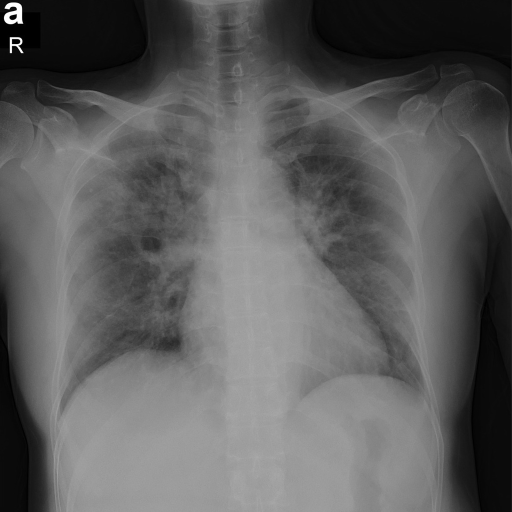
#> input picture 3.2022年学习/FractralDimensionSoftware/COVID-19-c/COVID-19/COVID-19 (2).png, 1024 x 1024 px, found by its file name (shown at 1/2 size)
$ python '1. GLCM（共生矩阵）.py'
#> lines starting #> are read from the running program, lines starting #| are printed output that depends on the picture; long printed decimals are rounded
#!/usr/bin/python
# -*- coding: UTF-8 -*-
import cv2
import math

# 定义最大灰度级数
gray_level = 16


def maxGrayLevel(img):
    max_gray_level = 0
    (height, width) = img.shape
    print(height, width)
    for y in range(height):
        for x in range(width):
            if img[y][x] > max_gray_level:
                max_gray_level = img[y][x]
    return max_gray_level + 1


def getGlcm(input, d_x, d_y):
    srcdata = input.copy()
    ret = [[0.0 for i in range(gray_level)] for j in range(gray_level)]
    (height, width) = input.shape

    max_gray_level = maxGrayLevel(input)

    # 若灰度级数大于gray_level，则将图像的灰度级缩小至gray_level，减小灰度共生矩阵的大小
    if max_gray_level > gray_level:
        for j in range(height):
            for i in range(width):
                srcdata[j][i] = srcdata[j][i] * gray_level / max_gray_level

    for j in range(height - d_y):
        for i in range(width - d_x):
            rows = srcdata[j][i]
            cols = srcdata[j + d_y][i + d_x]
            ret[rows][cols] += 1.0

    for i in range(gray_level):
        for j in range(gray_level):
            ret[i][j] /= float(height * width)

    return ret


def feature_computer(p):
    Con = 0.0
    Eng = 0.0
    Asm = 0.0
    Idm = 0.0
    for i in range(gray_level):
        for j in range(gray_level):
            Con += (i - j) * (i - j) * p[i][j]
            Asm += p[i][j] * p[i][j]
            Idm += p[i][j] / (1 + (i - j) * (i - j))
            if p[i][j] > 0.0:
                Eng += p[i][j] * math.log(p[i][j])
    return Asm, Con, -Eng, Idm


def get_another_fetures(image_name):
    img = cv2.imread(image_name)
    print(img)
    try:
        img_shape = img.shape
    except:
        print('mread error')
        return


    img = cv2.resize(img, (img_shape[1] / 2, img_shape[0] / 2), interpolation=cv2.INTER_CUBIC)

    img_gray = cv2.cvtColor(img, cv2.COLOR_BGR2GRAY)   #转为灰度图像

    glcm_0 = getGlcm(img_gray, 1, 0)
    # glcm_1=getGlcm(src_gray, 0,1)
    # glcm_2=getGlcm(src_gray, 1,1)
    # glcm_3=getGlcm(src_gray, -1,1)

    asm, con, eng, idm = feature_computer(glcm_0)

    return [asm, con, eng, idm]


if __name__ == '__main__':
    a = []
    result = get_another_fetures(r"C:\Users\Yan\Desktop\COVID-19\COVID-19 (2).png")
#> in get_another_fetures, img is the input picture: shape (1024, 1024, 3); min 0, max 255, mean 93.8
#> (printed output is left out)
#> in get_another_fetures, `img = cv2.resize(img, (img_shape[1] / 2, img_shape[0] / 2), interpolat..`:
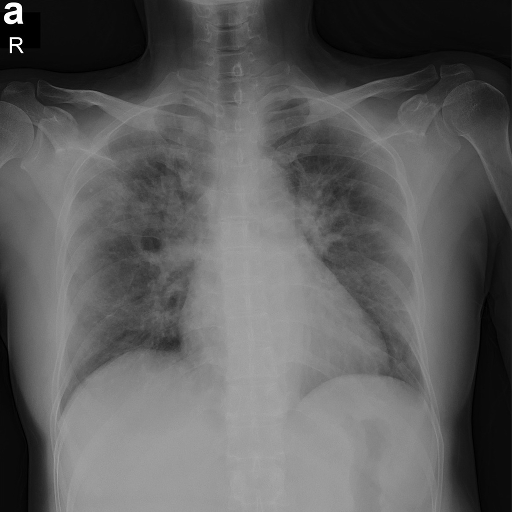
#> img: shape (512, 512, 3); min 0, max 255, mean 93.8
#| 512 512
#> after the loop in maxGrayLevel, `for y in range(height):`: max_gray_level = 255
#> in getGlcm, `max_gray_level = maxGrayLevel(input)`: max_gray_level = 256
#> after the loop in getGlcm, `for j in range(height - d_y):`: ret = 16 items
#> after the loop in feature_computer, `for i in range(gray_level):`: Asm = 0.0858; Con = 0.216; Eng = -2.76; Idm = 0.927
#> in get_another_fetures, `asm, con, eng, idm = feature_computer(glcm_0)`: asm = 0.0858; con = 0.216; eng = 2.76; idm = 0.927
#> result = [0.0858, 0.216, 2.76, 0.927]
    a.append(result)
    result1 = get_another_fetures(r"C:\Users\Yan\Desktop\COVID-19\COVID-19 (3).png")
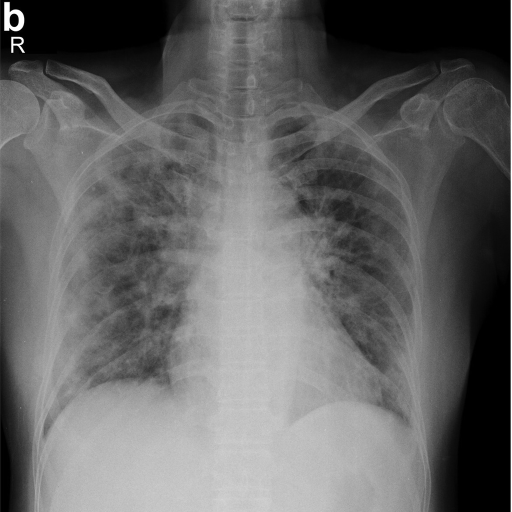
#> input picture 3.2022年学习/FractralDimensionSoftware/COVID-19-c/COVID-19/COVID-19 (3).png, 1024 x 1024 px, found by its file name (shown at 1/2 size)
#> in get_another_fetures, img is the input picture: shape (1024, 1024, 3); min 0, max 255, mean 101.6
#> (printed output is left out)
#> in get_another_fetures (call 2), `img = cv2.resize(img, (img_shape[1] / 2, img_shape[0] / 2), interpolat..`:
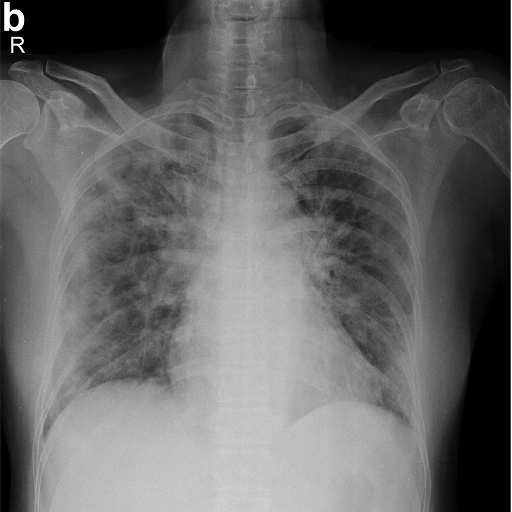
#> img: shape (512, 512, 3); min 0, max 255, mean 101.6
#| 512 512
#> in get_another_fetures (call 2), `asm, con, eng, idm = feature_computer(glcm_0)`: asm = 0.0553; con = 0.577; eng = 3.2; idm = 0.877
#> result1 = [0.0553, 0.577, 3.2, 0.877]
    a.append(result1)
    result2 = get_another_fetures(r"C:\Users\Yan\Desktop\COVID-19\NORMAL\NORMAL (1).png")
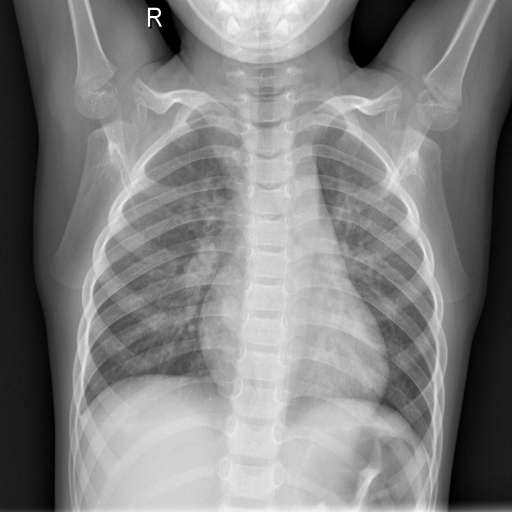
#> input picture 3.2022年学习/FractralDimensionSoftware/COVID-19-c/NORMAL/NORMAL (1).png, 1024 x 1024 px, found by its file name (shown at 1/2 size)
#> in get_another_fetures, img is the input picture: shape (1024, 1024, 3); min 0, max 255, mean 128.9
#> (printed output is left out)
#> in get_another_fetures (call 3), `img = cv2.resize(img, (img_shape[1] / 2, img_shape[0] / 2), interpolat..`:
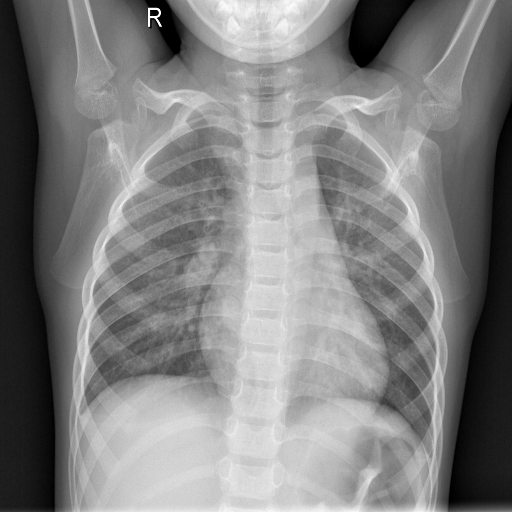
#> img: shape (512, 512, 3); min 0, max 255, mean 128.9
#| 512 512
#> in get_another_fetures (call 3), `asm, con, eng, idm = feature_computer(glcm_0)`: asm = 0.0519; con = 0.303; eng = 3.27; idm = 0.883
#> result2 = [0.0519, 0.303, 3.27, 0.883]
    a.append(result2)
    result3 = get_another_fetures(r"C:\Users\Yan\Desktop\COVID-19\NORMAL\NORMAL (2).png")
#| None
    a.append(result3)
    print(a)
#| [[0.08585, 0.2163, 2.757, 0.9273], [0.05532, 0.5765, 3.200, 0.8769], [0.05191, 0.3029, 3.273, 0.8834], None]
